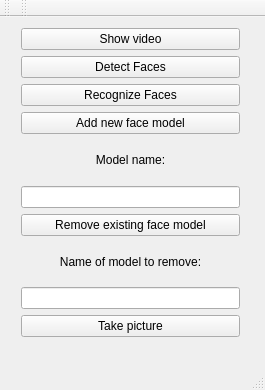
<?xml version="1.0" encoding="UTF-8"?>
<ui version="4.0">
 <class>MainWindow</class>
 <widget class="QMainWindow" name="MainWindow">
  <property name="geometry">
   <rect>
    <x>0</x>
    <y>0</y>
    <width>265</width>
    <height>390</height>
   </rect>
  </property>
  <property name="windowTitle">
   <string>Face Detector</string>
  </property>
  <widget class="QWidget" name="centralWidget">
   <widget class="QWidget" name="verticalLayoutWidget">
    <property name="geometry">
     <rect>
      <x>10</x>
      <y>0</y>
      <width>241</width>
      <height>331</height>
     </rect>
    </property>
    <layout class="QVBoxLayout" name="buttons">
     <item>
      <widget class="QPushButton" name="showVideoButton">
       <property name="text">
        <string>Show video</string>
       </property>
      </widget>
     </item>
     <item>
      <widget class="QPushButton" name="detectFaceButton">
       <property name="text">
        <string>Detect Faces</string>
       </property>
      </widget>
     </item>
     <item>
      <widget class="QPushButton" name="recognizeFaceButton">
       <property name="text">
        <string>Recognize Faces</string>
       </property>
      </widget>
     </item>
     <item>
      <widget class="QPushButton" name="addModelButton">
       <property name="text">
        <string>Add new face model</string>
       </property>
      </widget>
     </item>
     <item>
      <widget class="QLabel" name="label">
       <property name="enabled">
        <bool>true</bool>
       </property>
       <property name="text">
        <string>Model name:</string>
       </property>
       <property name="alignment">
        <set>Qt::AlignCenter</set>
       </property>
      </widget>
     </item>
     <item>
      <widget class="QLineEdit" name="newFaceModelName"/>
     </item>
     <item>
      <widget class="QPushButton" name="removeModelButton">
       <property name="text">
        <string>Remove existing face model</string>
       </property>
      </widget>
     </item>
     <item>
      <widget class="QLabel" name="label_2">
       <property name="layoutDirection">
        <enum>Qt::LeftToRight</enum>
       </property>
       <property name="text">
        <string>Name of model to remove:</string>
       </property>
       <property name="alignment">
        <set>Qt::AlignCenter</set>
       </property>
      </widget>
     </item>
     <item>
      <widget class="QLineEdit" name="modelToRemoveName"/>
     </item>
     <item>
      <widget class="QPushButton" name="takePictureButton">
       <property name="text">
        <string>Take picture</string>
       </property>
      </widget>
     </item>
    </layout>
   </widget>
  </widget>
  <widget class="QMenuBar" name="menuBar">
   <property name="geometry">
    <rect>
     <x>0</x>
     <y>0</y>
     <width>265</width>
     <height>25</height>
    </rect>
   </property>
  </widget>
  <widget class="QToolBar" name="mainToolBar">
   <attribute name="toolBarArea">
    <enum>TopToolBarArea</enum>
   </attribute>
   <attribute name="toolBarBreak">
    <bool>false</bool>
   </attribute>
  </widget>
  <widget class="QStatusBar" name="statusBar"/>
  <widget class="QToolBar" name="toolBar">
   <property name="windowTitle">
    <string>toolBar</string>
   </property>
   <attribute name="toolBarArea">
    <enum>TopToolBarArea</enum>
   </attribute>
   <attribute name="toolBarBreak">
    <bool>false</bool>
   </attribute>
  </widget>
 </widget>
 <layoutdefault spacing="6" margin="11"/>
 <resources/>
 <connections/>
</ui>
